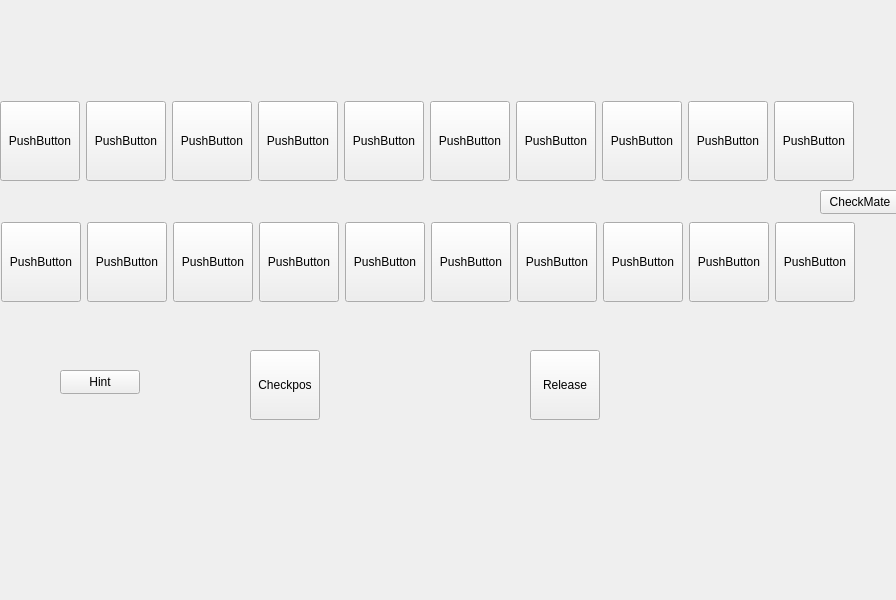
<?xml version="1.0" encoding="UTF-8"?>
<ui version="4.0">
 <class>Widget</class>
 <widget class="QWidget" name="Widget">
  <property name="geometry">
   <rect>
    <x>0</x>
    <y>0</y>
    <width>896</width>
    <height>600</height>
   </rect>
  </property>
  <property name="windowTitle">
   <string>Widget</string>
  </property>
  <widget class="QPushButton" name="CheckMate">
   <property name="geometry">
    <rect>
     <x>820</x>
     <y>190</y>
     <width>80</width>
     <height>24</height>
    </rect>
   </property>
   <property name="text">
    <string>CheckMate</string>
   </property>
  </widget>
  <widget class="QWidget" name="layoutWidget">
   <property name="geometry">
    <rect>
     <x>0</x>
     <y>100</y>
     <width>856</width>
     <height>82</height>
    </rect>
   </property>
   <layout class="QHBoxLayout" name="horizontalLayout_3">
    <item>
     <widget class="QPushButton" name="Location0">
      <property name="minimumSize">
       <size>
        <width>80</width>
        <height>80</height>
       </size>
      </property>
      <property name="maximumSize">
       <size>
        <width>80</width>
        <height>80</height>
       </size>
      </property>
      <property name="text">
       <string>PushButton</string>
      </property>
      <property name="iconSize">
       <size>
        <width>40</width>
        <height>40</height>
       </size>
      </property>
     </widget>
    </item>
    <item>
     <widget class="QPushButton" name="Location1">
      <property name="minimumSize">
       <size>
        <width>80</width>
        <height>80</height>
       </size>
      </property>
      <property name="maximumSize">
       <size>
        <width>80</width>
        <height>80</height>
       </size>
      </property>
      <property name="text">
       <string>PushButton</string>
      </property>
      <property name="iconSize">
       <size>
        <width>40</width>
        <height>40</height>
       </size>
      </property>
     </widget>
    </item>
    <item>
     <widget class="QPushButton" name="Location2">
      <property name="minimumSize">
       <size>
        <width>80</width>
        <height>80</height>
       </size>
      </property>
      <property name="maximumSize">
       <size>
        <width>80</width>
        <height>80</height>
       </size>
      </property>
      <property name="text">
       <string>PushButton</string>
      </property>
      <property name="iconSize">
       <size>
        <width>40</width>
        <height>40</height>
       </size>
      </property>
     </widget>
    </item>
    <item>
     <widget class="QPushButton" name="Location3">
      <property name="minimumSize">
       <size>
        <width>80</width>
        <height>80</height>
       </size>
      </property>
      <property name="maximumSize">
       <size>
        <width>80</width>
        <height>80</height>
       </size>
      </property>
      <property name="text">
       <string>PushButton</string>
      </property>
      <property name="iconSize">
       <size>
        <width>40</width>
        <height>40</height>
       </size>
      </property>
     </widget>
    </item>
    <item>
     <widget class="QPushButton" name="Location4">
      <property name="minimumSize">
       <size>
        <width>80</width>
        <height>80</height>
       </size>
      </property>
      <property name="maximumSize">
       <size>
        <width>80</width>
        <height>80</height>
       </size>
      </property>
      <property name="text">
       <string>PushButton</string>
      </property>
      <property name="iconSize">
       <size>
        <width>40</width>
        <height>40</height>
       </size>
      </property>
     </widget>
    </item>
    <item>
     <widget class="QPushButton" name="Location5">
      <property name="minimumSize">
       <size>
        <width>80</width>
        <height>80</height>
       </size>
      </property>
      <property name="maximumSize">
       <size>
        <width>80</width>
        <height>80</height>
       </size>
      </property>
      <property name="text">
       <string>PushButton</string>
      </property>
      <property name="iconSize">
       <size>
        <width>40</width>
        <height>40</height>
       </size>
      </property>
     </widget>
    </item>
    <item>
     <widget class="QPushButton" name="Location6">
      <property name="minimumSize">
       <size>
        <width>80</width>
        <height>80</height>
       </size>
      </property>
      <property name="maximumSize">
       <size>
        <width>80</width>
        <height>80</height>
       </size>
      </property>
      <property name="text">
       <string>PushButton</string>
      </property>
      <property name="iconSize">
       <size>
        <width>40</width>
        <height>40</height>
       </size>
      </property>
     </widget>
    </item>
    <item>
     <widget class="QPushButton" name="Location7">
      <property name="minimumSize">
       <size>
        <width>80</width>
        <height>80</height>
       </size>
      </property>
      <property name="maximumSize">
       <size>
        <width>80</width>
        <height>80</height>
       </size>
      </property>
      <property name="text">
       <string>PushButton</string>
      </property>
      <property name="iconSize">
       <size>
        <width>40</width>
        <height>40</height>
       </size>
      </property>
     </widget>
    </item>
    <item>
     <widget class="QPushButton" name="Location8">
      <property name="minimumSize">
       <size>
        <width>80</width>
        <height>80</height>
       </size>
      </property>
      <property name="maximumSize">
       <size>
        <width>80</width>
        <height>80</height>
       </size>
      </property>
      <property name="text">
       <string>PushButton</string>
      </property>
      <property name="iconSize">
       <size>
        <width>40</width>
        <height>40</height>
       </size>
      </property>
     </widget>
    </item>
    <item>
     <widget class="QPushButton" name="Location9">
      <property name="minimumSize">
       <size>
        <width>80</width>
        <height>80</height>
       </size>
      </property>
      <property name="maximumSize">
       <size>
        <width>80</width>
        <height>80</height>
       </size>
      </property>
      <property name="text">
       <string>PushButton</string>
      </property>
      <property name="iconSize">
       <size>
        <width>40</width>
        <height>40</height>
       </size>
      </property>
     </widget>
    </item>
   </layout>
  </widget>
  <widget class="QWidget" name="layoutWidget">
   <property name="geometry">
    <rect>
     <x>1</x>
     <y>221</y>
     <width>856</width>
     <height>82</height>
    </rect>
   </property>
   <layout class="QHBoxLayout" name="horizontalLayout">
    <item>
     <widget class="QPushButton" name="Minion0">
      <property name="minimumSize">
       <size>
        <width>80</width>
        <height>80</height>
       </size>
      </property>
      <property name="maximumSize">
       <size>
        <width>80</width>
        <height>80</height>
       </size>
      </property>
      <property name="text">
       <string>PushButton</string>
      </property>
      <property name="iconSize">
       <size>
        <width>40</width>
        <height>40</height>
       </size>
      </property>
     </widget>
    </item>
    <item>
     <widget class="QPushButton" name="Minion1">
      <property name="minimumSize">
       <size>
        <width>80</width>
        <height>80</height>
       </size>
      </property>
      <property name="maximumSize">
       <size>
        <width>80</width>
        <height>80</height>
       </size>
      </property>
      <property name="text">
       <string>PushButton</string>
      </property>
      <property name="iconSize">
       <size>
        <width>40</width>
        <height>40</height>
       </size>
      </property>
     </widget>
    </item>
    <item>
     <widget class="QPushButton" name="Minion2">
      <property name="minimumSize">
       <size>
        <width>80</width>
        <height>80</height>
       </size>
      </property>
      <property name="maximumSize">
       <size>
        <width>80</width>
        <height>80</height>
       </size>
      </property>
      <property name="text">
       <string>PushButton</string>
      </property>
      <property name="iconSize">
       <size>
        <width>40</width>
        <height>40</height>
       </size>
      </property>
     </widget>
    </item>
    <item>
     <widget class="QPushButton" name="Minion3">
      <property name="minimumSize">
       <size>
        <width>80</width>
        <height>80</height>
       </size>
      </property>
      <property name="maximumSize">
       <size>
        <width>80</width>
        <height>80</height>
       </size>
      </property>
      <property name="text">
       <string>PushButton</string>
      </property>
      <property name="iconSize">
       <size>
        <width>40</width>
        <height>40</height>
       </size>
      </property>
     </widget>
    </item>
    <item>
     <widget class="QPushButton" name="Minion4">
      <property name="minimumSize">
       <size>
        <width>80</width>
        <height>80</height>
       </size>
      </property>
      <property name="maximumSize">
       <size>
        <width>80</width>
        <height>80</height>
       </size>
      </property>
      <property name="text">
       <string>PushButton</string>
      </property>
      <property name="iconSize">
       <size>
        <width>40</width>
        <height>40</height>
       </size>
      </property>
     </widget>
    </item>
    <item>
     <widget class="QPushButton" name="Minion5">
      <property name="minimumSize">
       <size>
        <width>80</width>
        <height>80</height>
       </size>
      </property>
      <property name="maximumSize">
       <size>
        <width>80</width>
        <height>80</height>
       </size>
      </property>
      <property name="text">
       <string>PushButton</string>
      </property>
      <property name="iconSize">
       <size>
        <width>40</width>
        <height>40</height>
       </size>
      </property>
     </widget>
    </item>
    <item>
     <widget class="QPushButton" name="Minion6">
      <property name="minimumSize">
       <size>
        <width>80</width>
        <height>80</height>
       </size>
      </property>
      <property name="maximumSize">
       <size>
        <width>80</width>
        <height>80</height>
       </size>
      </property>
      <property name="text">
       <string>PushButton</string>
      </property>
      <property name="iconSize">
       <size>
        <width>40</width>
        <height>40</height>
       </size>
      </property>
     </widget>
    </item>
    <item>
     <widget class="QPushButton" name="Minion7">
      <property name="minimumSize">
       <size>
        <width>80</width>
        <height>80</height>
       </size>
      </property>
      <property name="maximumSize">
       <size>
        <width>80</width>
        <height>80</height>
       </size>
      </property>
      <property name="text">
       <string>PushButton</string>
      </property>
      <property name="iconSize">
       <size>
        <width>40</width>
        <height>40</height>
       </size>
      </property>
     </widget>
    </item>
    <item>
     <widget class="QPushButton" name="Minion8">
      <property name="minimumSize">
       <size>
        <width>80</width>
        <height>80</height>
       </size>
      </property>
      <property name="maximumSize">
       <size>
        <width>80</width>
        <height>80</height>
       </size>
      </property>
      <property name="text">
       <string>PushButton</string>
      </property>
      <property name="iconSize">
       <size>
        <width>40</width>
        <height>40</height>
       </size>
      </property>
     </widget>
    </item>
    <item>
     <widget class="QPushButton" name="Minion9">
      <property name="minimumSize">
       <size>
        <width>80</width>
        <height>80</height>
       </size>
      </property>
      <property name="maximumSize">
       <size>
        <width>80</width>
        <height>80</height>
       </size>
      </property>
      <property name="text">
       <string>PushButton</string>
      </property>
      <property name="iconSize">
       <size>
        <width>40</width>
        <height>40</height>
       </size>
      </property>
     </widget>
    </item>
   </layout>
  </widget>
  <widget class="QPushButton" name="Checkpos">
   <property name="geometry">
    <rect>
     <x>250</x>
     <y>350</y>
     <width>70</width>
     <height>70</height>
    </rect>
   </property>
   <property name="text">
    <string>Checkpos</string>
   </property>
  </widget>
  <widget class="QPushButton" name="Release">
   <property name="geometry">
    <rect>
     <x>530</x>
     <y>350</y>
     <width>70</width>
     <height>70</height>
    </rect>
   </property>
   <property name="text">
    <string>Release</string>
   </property>
  </widget>
  <widget class="QPushButton" name="Hint">
   <property name="geometry">
    <rect>
     <x>60</x>
     <y>370</y>
     <width>80</width>
     <height>24</height>
    </rect>
   </property>
   <property name="text">
    <string>Hint</string>
   </property>
  </widget>
  <widget class="QLabel" name="label">
   <property name="geometry">
    <rect>
     <x>343</x>
     <y>315</y>
     <width>161</width>
     <height>201</height>
    </rect>
   </property>
   <property name="styleSheet">
    <string notr="true">image: url(:/Nahida3.jpg);</string>
   </property>
   <property name="text">
    <string/>
   </property>
  </widget>
 </widget>
 <resources/>
 <connections/>
</ui>
